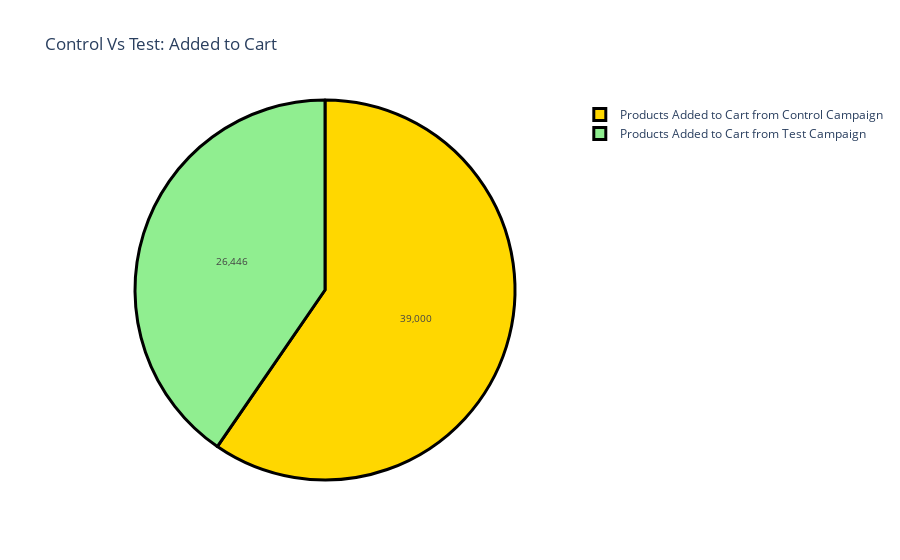

The notebook cell saved with this chart:
### Markdown cell above
### Analyze realtionship between number of products added to the cart from both campaigns.

### Code cell
label = ["Products Added to Cart from Control Campaign", 
         "Products Added to Cart from Test Campaign"]
counts = [sum(control_data["Added to Cart"]), 
          sum(test_data["Added to Cart"])]
colors = ['gold','lightgreen']
fig = go.Figure(data=[go.Pie(labels=label, values=counts)])
fig.update_layout(title_text='Control Vs Test: Added to Cart')
fig.update_traces(hoverinfo='label+percent', textinfo='value', 
                  textfont_size=10,
                  marker=dict(colors=colors, 
                              line=dict(color='black', width=3)))
fig.show()

### Figure 1 — Plotly figure (JSON) as saved in the notebook; plotly's stock layout.template omitted (floating-point values rounded to 4 significant figures)
{"data": [{"hoverinfo": "label+percent", "labels": ["Products Added to Cart from Control Campaign", "Products Added to Cart from Test Campaign"], "marker": {"colors": ["gold", "lightgreen"], "line": {"color": "black", "width": 3}}, "textfont": {"size": 10}, "textinfo": "value", "type": "pie", "values": [39000, 26446]}], "layout": {"autosize": true, "title": {"text": "Control Vs Test: Added to Cart"}}}
